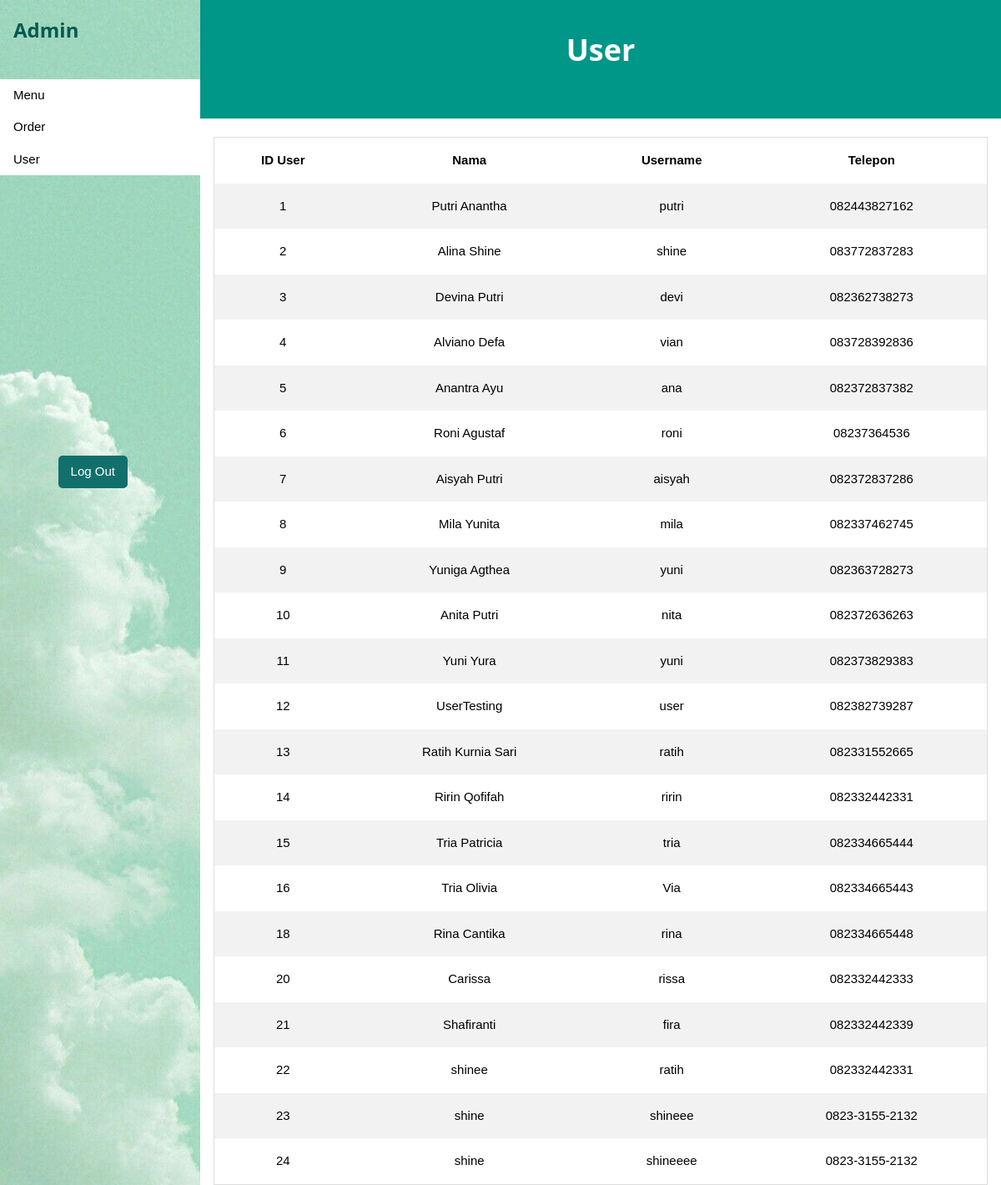
Screenshot of /admin/userCRUD.php with the database file from the repository.
### tables this page shows
CREATE TABLE `user` (
  `userid` int(11) NOT NULL,
  `nama` varchar(100) NOT NULL,
  `username` varchar(50) NOT NULL,
  `psw` varchar(50) NOT NULL,
  `level` int(5) NOT NULL,
  `telepon` varchar(15) NOT NULL
);

### admin/userCRUD.php (the view, shortened to what this page needs)
<!DOCTYPE html>
<html>
<link rel="stylesheet" href="styleHome.css">
<body>
<div class="w3-sidebar bg-sidebar w3-bar-block" style="width:20%">
  <h3 class="w3-bar-item my-text-teal"><b>Admin</b></h3><br>
  <a href="index.php" class="w3-bar-item w3-button">Menu</a>
  <a href="orderCRUD.php" class="w3-bar-item w3-button">Order</a>
  <a href="userCRUD.php" class="w3-bar-item w3-button">User</a>
  <div class="logout">
    <a href="../index.html">Log Out</a>
  </div>
</div>
<div style="margin-left:20%">
<div class="w3-container w3-teal">
    <br><h1><center><b>User</b></center></h1><br><br>
</div><br>
<div class="w3-container">
    <table>
        <tr>
            <th>ID User</th>
            <th>Nama</th>
            <th>Username</th>
            <th>Telepon</th>
        </tr>
        <?php
            include "koneksi.php";
            $query ="SELECT * FROM user";
            $result = mysqli_query($connect, $query);
            if(mysqli_num_rows($result)>0){
                while($row = mysqli_fetch_array($result)){
        ?>
        <tr>
            <td><?php echo $row["userid"]?></td>
            <td><?php echo $row["nama"]?></td>
            <td><?php echo $row["username"]?></td>
            <td><?php echo $row["telepon"]?></td>
        </tr>
        <?php
                }
            }
            else{
                echo "0 result";
            }
        ?>
    </table>
</div>
</div>
</body>
</html>

### admin/styleHome.css (style rules this page uses)
table { border-collapse: collapse; border-spacing: 0; width: 100%; border: 1px solid #ddd; }
th, td { text-align: center; padding: 16px; }
tr:nth-child(even) { background-color: #f2f2f2; }
.logout a:link, .logout a:visited { background-color: rgb(18, 112, 108); color: white; padding: 8px 15px; text-align: center; text-decoration: none; display: inline-block; margin-bottom: 15px; margin-top: 140%; margin-left: 29%; border-radius: 5px; }
.bg-sidebar { color:#000;background-image: url(images/bg-sidebar.jpg); }
.my-text-teal,.my-hover-text-teal:hover { color:#045a51!important }
html { box-sizing:border-box }
*,*:before,*:after { box-sizing:inherit }
html { -ms-text-size-adjust:100%;-webkit-text-size-adjust:100% }
body { margin:0 }
a { background-color:transparent }
b,strong { font-weight:bolder }
html,body { font-family:Verdana,sans-serif;font-size:15px;line-height:1.5 }
html { overflow-x:hidden }
h1 { font-size:36px }
h3 { font-size:24px }
h1,h2,h3,h4,h5,h6 { font-family:"Segoe UI",Arial,sans-serif;font-weight:400;margin:10px 0 }
a { color:inherit }
.w3-btn,.w3-button { border:none;display:inline-block;padding:8px 16px;vertical-align:middle;overflow:hidden;text-decoration:none;color:inherit;background-color:inherit;text-align:center;cursor:pointer;white-space:nowrap }
.w3-btn,.w3-button { -webkit-touch-callout:none;-webkit-user-select:none;-khtml-user-select:none;-moz-user-select:none;-ms-user-select:none;user-select:none }
.w3-sidebar { height:100%;width:200px;background-color:#fff;position:fixed!important;z-index:1;overflow:auto }
.w3-bar-block .w3-bar-item { width:100%;display:block;padding:8px 16px;text-align:left;border:none;white-space:normal;float:none;outline:0 }
.w3-container:after,.w3-container:before,.w3-panel:after,.w3-panel:before,.w3-row:after,.w3-row:before,.w3-row-padding:after,.w3-row-padding:before, .w3-cell-row:before,.w3-cell-row:after,.w3-clear:after,.w3-clear:before,.w3-bar:before,.w3-bar:after { content:"";display:table;clear:both }
.w3-container,.w3-panel { padding:0.01em 16px }
.w3-teal,.w3-hover-teal:hover { color:#fff!important;background-color:#009688!important }

### rows the page displays
user: userid "1", nama "Putri Anantha", username "putri", telepon "082443827162"
user: userid "2", nama "Alina Shine", username "shine", telepon "083772837283"
user: userid "3", nama "Devina Putri", username "devi", telepon "082362738273"
user: userid "4", nama "Alviano Defa", username "vian", telepon "083728392836"
user: userid "5", nama "Anantra Ayu", username "ana", telepon "082372837382"
user: userid "6", nama "Roni Agustaf", username "roni", telepon "08237364536"
user: userid "7", nama "Aisyah Putri", username "aisyah", telepon "082372837286"
user: userid "8", nama "Mila Yunita", username "mila", telepon "082337462745"
user: userid "9", nama "Yuniga Agthea", username "yuni", telepon "082363728273"
user: userid "10", nama "Anita Putri", username "nita", telepon "082372636263"
user: userid "11", nama "Yuni Yura", username "yuni", telepon "082373829383"
user: userid "12", nama "UserTesting", username "user", telepon "082382739287"
user: userid "13", nama "Ratih Kurnia Sari", username "ratih", telepon "082331552665"
user: userid "14", nama "Ririn Qofifah", username "ririn", telepon "082332442331"
user: userid "15", nama "Tria Patricia", username "tria", telepon "082334665444"
user: userid "16", nama "Tria Olivia", username "Via", telepon "082334665443"
user: userid "18", nama "Rina Cantika", username "rina", telepon "082334665448"
user: userid "20", nama "Carissa", username "rissa", telepon "082332442333"
user: userid "21", nama "Shafiranti", username "fira", telepon "082332442339"
user: userid "22", nama "shinee", username "ratih", telepon "082332442331"
user: userid "23", nama "shine", username "shineee", telepon "0823-3155-2132"
user: userid "24", nama "shine", username "shineeee", telepon "0823-3155-2132"
